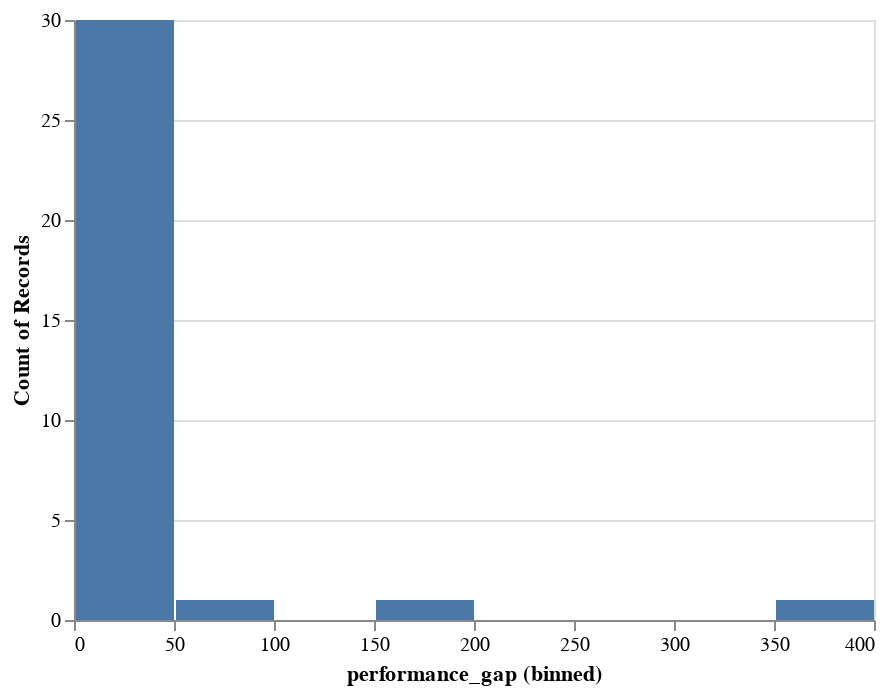

Notebook code for this chart:
### Markdown cell above
The statistics above suggest that there are certain sports where either country significantly outshines the other. Given the ability of both countries to rack up high medal counts, it probably is the case that they dominate in different sports. And we can see this in the table below where Russia does best in Wrestling, Weightlifting, Gymnastics etc and the United States powers ahead in Swimming and Athletics.

### Code cell
alt.Chart(sport_dominance_wide).mark_bar().encode(
    x = alt.X('performance_gap:Q', bin = True),
    y = 'count()'
)

### Figure 1 — Vega-Lite specification as saved in the notebook (floating-point values rounded to 4 significant figures)
{"config": {"view": {"continuousWidth": 400, "continuousHeight": 300}}, "data": {"name": "data-62bbd373503f3e2ef7061d30d4590d1b"}, "mark": "bar", "encoding": {"x": {"type": "quantitative", "bin": true, "field": "performance_gap"}, "y": {"type": "quantitative", "aggregate": "count"}}, "$schema": "https://vega.github.io/schema/vega-lite/v4.8.1.json", "datasets": {"data-62bbd373503f3e2ef7061d30d4590d1b": [{"Sport": "Swimming", "Russia": 42.0, "USA": 394.0, "performance_gap": 352.0}, {"Sport": "Athletics", "Russia": 156.0, "USA": 309.0, "performance_gap": 153.0}, {"Sport": "Wrestling", "Russia": 128.0, "USA": 59.0, "performance_gap": 69.0}, {"Sport": "Weightlifting", "Russia": 45.0, "USA": 5.0, "performance_gap": 40.0}, {"Sport": "Rhythmic Gymnastics", "Russia": 40.0, "USA": 0.0, "performance_gap": 40.0}, {"Sport": "Fencing", "Russia": 57.0, "USA": 22.0, "performance_gap": 35.0}, {"Sport": "Basketball", "Russia": 3.0, "USA": 34.0, "performance_gap": 31.0}, {"Sport": "Equestrianism", "Russia": 0.0, "USA": 30.0, "performance_gap": 30.0}, {"Sport": "Rowing", "Russia": 5.0, "USA": 32.0, "performance_gap": 27.0}, {"Sport": "Boxing", "Russia": 55.0, "USA": 29.0, "performance_gap": 26.0}, {"Sport": "Synchronized Swimming", "Russia": 30.0, "USA": 5.0, "performance_gap": 25.0}, {"Sport": "Beach Volleyball", "Russia": 0.0, "USA": 24.0, "performance_gap": 24.0}, {"Sport": "Tennis", "Russia": 17.0, "USA": 38.0, "performance_gap": 21.0}, {"Sport": "Sailing", "Russia": 3.0, "USA": 21.0, "performance_gap": 18.0}, {"Sport": "Judo", "Russia": 30.0, "USA": 12.0, "performance_gap": 18.0}, {"Sport": "Diving", "Russia": 34.0, "USA": 17.0, "performance_gap": 17.0}, {"Sport": "Canoeing", "Russia": 20.0, "USA": 4.0, "performance_gap": 16.0}, {"Sport": "Football", "Russia": 0.0, "USA": 14.0, "performance_gap": 14.0}, {"Sport": "Modern Pentathlon", "Russia": 14.0, "USA": 2.0, "performance_gap": 12.0}, {"Sport": "Shooting", "Russia": 58.0, "USA": 46.0, "performance_gap": 12.0}, {"Sport": "Softball", "Russia": 0.0, "USA": 11.0, "performance_gap": 11.0}, {"Sport": "Gymnastics", "Russia": 79.0, "USA": 90.0, "performance_gap": 11.0}, {"Sport": "Archery", "Russia": 3.0, "USA": 14.0, "performance_gap": 11.0}, {"Sport": "Trampolining", "Russia": 10.0, "USA": 0.0, "performance_gap": 10.0}, {"Sport": "Taekwondo", "Russia": 6.0, "USA": 15.0, "performance_gap": 9.0}, {"Sport": "Handball", "Russia": 9.0, "USA": 0.0, "performance_gap": 9.0}, {"Sport": "Cycling", "Russia": 34.0, "USA": 42.0, "performance_gap": 8.0}, {"Sport": "Water Polo", "Russia": 5.0, "USA": 13.0, "performance_gap": 8.0}, {"Sport": "Baseball", "Russia": 0.0, "USA": 5.0, "performance_gap": 5.0}, {"Sport": "Triathlon", "Russia": 0.0, "USA": 4.0, "performance_gap": 4.0}, {"Sport": "Volleyball", "Russia": 11.0, "USA": 9.0, "performance_gap": 2.0}, {"Sport": "Golf", "Russia": 0.0, "USA": 1.0, "performance_gap": 1.0}, {"Sport": "Badminton", "Russia": 1.0, "USA": 0.0, "performance_gap": 1.0}]}}
